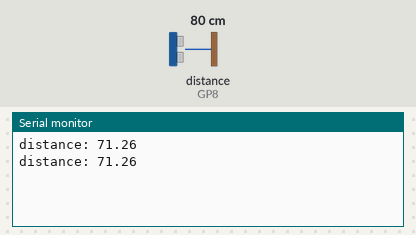
The sketch below on a simulated Raspberry Pi Pico. Parts: the last lines printed to the serial monitor. Wiring (inferred from the names in the program): ultrasonic range finder: trigger GP7; echo GP8. The test bench sets the inputs (shaded band); at power-on: distance to the obstacle (sensor on GP8) 80 cm. The echo pulse lasts 58.3 µs per cm.

Above: at 2.8 s.
2.9 s: distance to the obstacle (sensor on GP8) set to 18 cm
At 3.4 s:
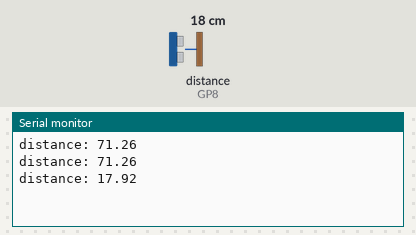
4.4 s: distance to the obstacle (sensor on GP8) set to 35 cm
At 5.8 s:
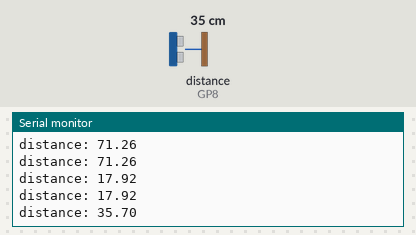
Timing chart, 0 to 7.4 s (numbered marks = the images above; inputs shaded):
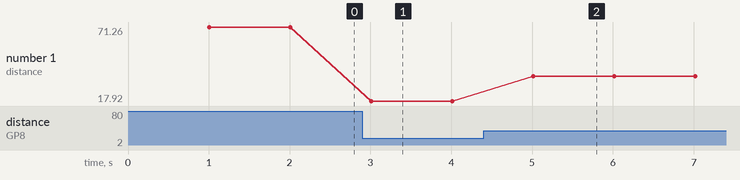

Measured:
- after the input at 2.9 s, the serial monitor: prints a new line after 0.11 s (image 1)
- after the input at 4.4 s, the serial monitor: prints a new line after 0.61 s (image 2)
- plotted number 1: 71.26 → 17.92 after the input at 2.9 s, 17.92 → 35.7 after the input at 4.4 s

The sketch:

sensor_distance_54.ino
```cpp
// snippet: sensor_distance_54
// tags: distance, hcsr04, ultrasonic, trigger, echo
// boards: avr, esp32, megaavr, nano33iot, romi32u4, rp2040
// library: none
// description: HC-SR04 state machine on pins 7/8: states IDLE, TRIGGER, WAIT, MEASURE
// prompts: hc-sr04, state, machine, states, trigger, measure
// verified: compile-only
// source: kd-generated (id 54)
// exact-include: Arduino.h

#include <Arduino.h>

enum State { IDLE, TRIGGER, WAIT, MEASURE };
State state = IDLE;
unsigned long stateStart = 0;
unsigned long echoStart = 0;
float lastDist = 0;

const int TRIG_PIN = 7;
const int ECHO_PIN = 8;

void setup() {
  Serial.begin(9600);
  pinMode(TRIG_PIN, OUTPUT);
  pinMode(ECHO_PIN, INPUT);
}

void loop() {
  unsigned long now = millis();

  switch (state) {
    case IDLE:
      if (now - stateStart > 1000) {
        state = TRIGGER;
        stateStart = now;
      }
      break;

    case TRIGGER:
      digitalWrite(TRIG_PIN, LOW);
      delayMicroseconds(2);
      digitalWrite(TRIG_PIN, HIGH);
      delayMicroseconds(10);
      digitalWrite(TRIG_PIN, LOW);
      state = WAIT;
      stateStart = now;
      break;

    case WAIT:
      if (digitalRead(ECHO_PIN) == HIGH) {
        state = MEASURE;
        echoStart = micros();
      }
      break;

    case MEASURE:
      if (digitalRead(ECHO_PIN) == LOW) {
        unsigned long duration = micros() - echoStart;
        lastDist = duration * 0.034 / 2;
        Serial.print("distance: ");
        Serial.println(lastDist);
        state = IDLE;
      }
      break;
  }
}
```
